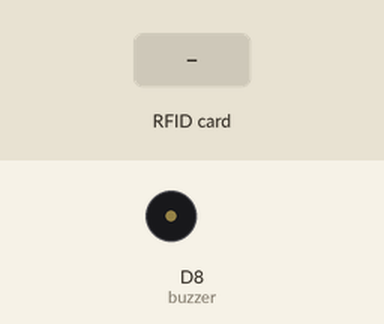
Bench run of a sketch on a simulated ESP8266 (NodeMCU). Shown: buzzer (waves = sounding, pin HIGH). The inputs (shaded band) are chosen by the test bench. WiFi joins after 1.5 s; servers stay silent unless stated; what the sketch prints to the serial monitor is not drawn.

Above: at 2.7 s.
2.8 s: RFID card 12 34 56 78 held to the reader
At 3.01 s:
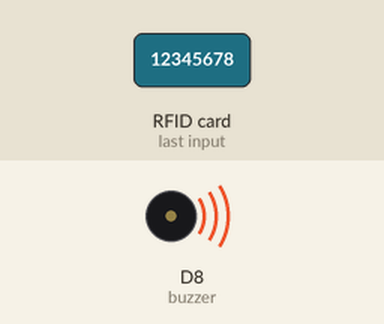
4.5 s: RFID card 5E 7A 19 C4 held to the reader
At 5.8 s:
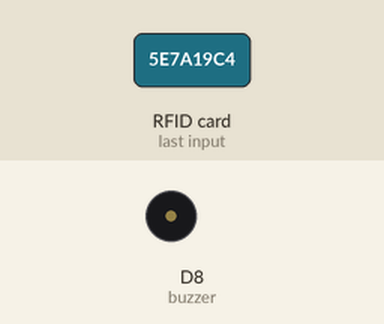
Timing chart, 0 to 7.5 s (numbered marks = the images above; inputs shaded):
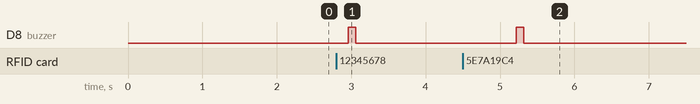

Measured:
- after the input at 2.8 s, D8 (buzzer): LOW → HIGH after 0.16 s, → LOW 0.10 s later
- after the input at 4.5 s, D8 (buzzer): LOW → HIGH after 0.72 s, → LOW 0.10 s later

The sketch:

rfidsmartcard.ino
```cpp
#include <ESP8266WiFi.h>
#include <FirebaseArduino.h>
#include <ArduinoJson.h>
#include <ESP8266HTTPClient.h>
#include <SPI.h>
#include <MFRC522.h>

#define FIREBASE_HOST "smart-card-for-bus-service-default-rtdb.firebaseio.com"
#define FIREBASE_AUTH "WS9CCCznvHZt8naO2YvHXqKEvCVoBaEwc9Byp2FF"
#define WIFI_SSID "IoT"
#define WIFI_PASSWORD "12345678"

#define SS_PIN D2
#define RST_PIN D3
#define buzzer D8
MFRC522 mfrc522(SS_PIN, RST_PIN);   // Create MFRC522 instance.

void setup()
{
  Serial.begin(115200);
   SPI.begin(); // Initiate  SPI bus

  WiFi.begin(WIFI_SSID, WIFI_PASSWORD);
   Serial.println();
  Serial.print("Connecting to ");
  Serial.print(WIFI_SSID);
  while (WiFi.status() != WL_CONNECTED) {
    Serial.print(".");
    delay(500);
    pinMode(buzzer,OUTPUT);
  }

  Serial.println();
  Serial.print("Connected");
  Serial.print("IP Address: ");
  Serial.println(WiFi.localIP());                               //prints local IP address

  mfrc522.PCD_Init();   // Initiate MFRC522
  Firebase.begin(FIREBASE_HOST, FIREBASE_AUTH);                 // connect to the firebase

  Serial.println("Put your card to the reader...");
  Serial.println();

}

void loop()
{
  // Look for new cards
  if ( ! mfrc522.PICC_IsNewCardPresent())
  {
    return;
  }
  // Select one of the cards
  if ( ! mfrc522.PICC_ReadCardSerial())
  {
    return;
  }
  //Show UID on serial monitor
  String content= "";
  Serial.print("Tag UID : ");
  Serial.println(content);

  byte letter;
  for (byte i = 0; i < mfrc522.uid.size; i++)
  {
     Serial.print(mfrc522.uid.uidByte[i] < 0x10 ? " 0" : "");
     Serial.print(mfrc522.uid.uidByte[i], HEX);
     content.concat(String(mfrc522.uid.uidByte[i] < 0x10 ? " 0" : ""));
     content.concat(String(mfrc522.uid.uidByte[i], HEX));
  }
  Serial.println();
  Serial.print("Tag UID : ");
  Serial.println(content);
  content.toUpperCase();
  Firebase.setString("CardID/value",content); //setup path to send content readings
  if (Firebase.failed())
   {
     Serial.print("pushing/logs failed:");
     Serial.print(Firebase.error());
      return;
  }
  else
  {
    digitalWrite(buzzer, HIGH);
    delay(100);
    Serial.print("RFID's Data has been Received...");
    digitalWrite(buzzer,LOW);
  }
   delay(2000);
}
```
